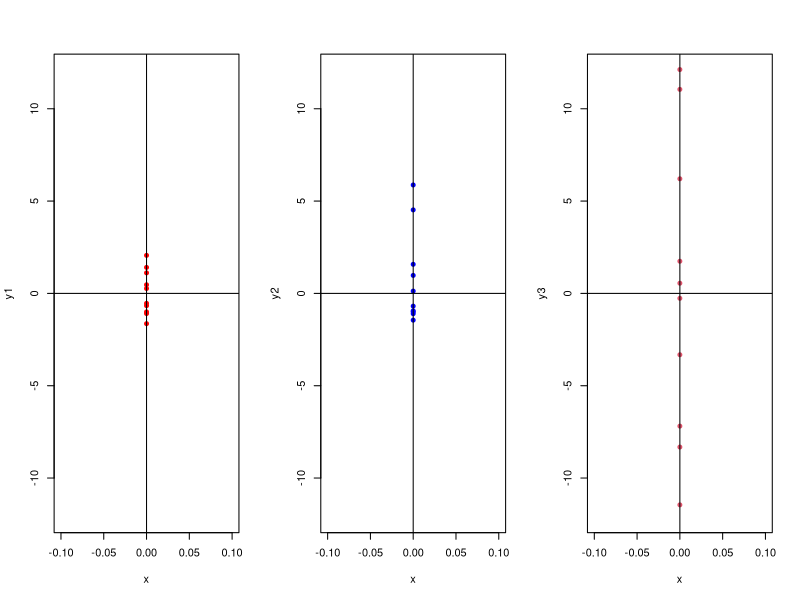
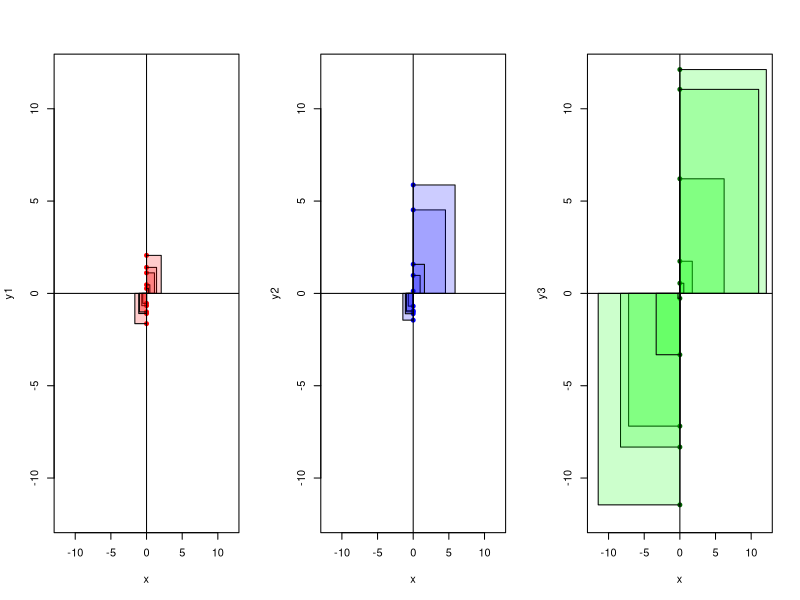
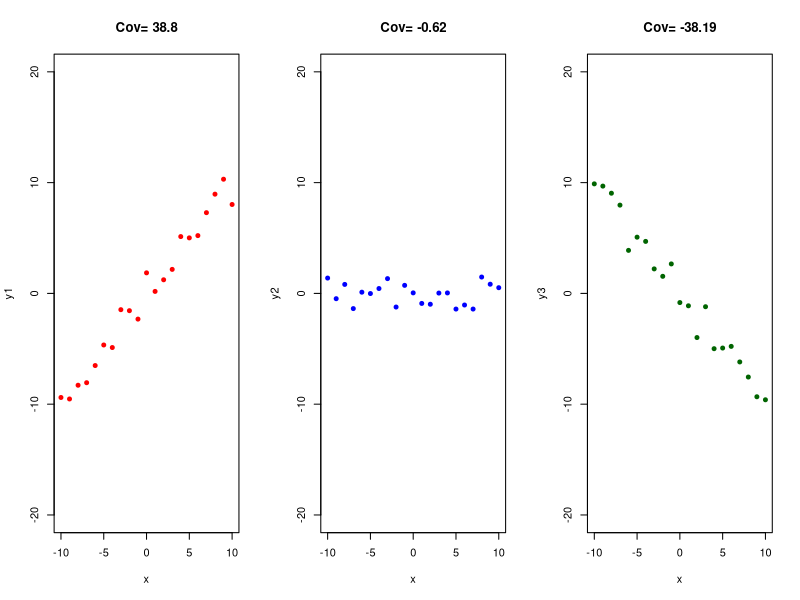
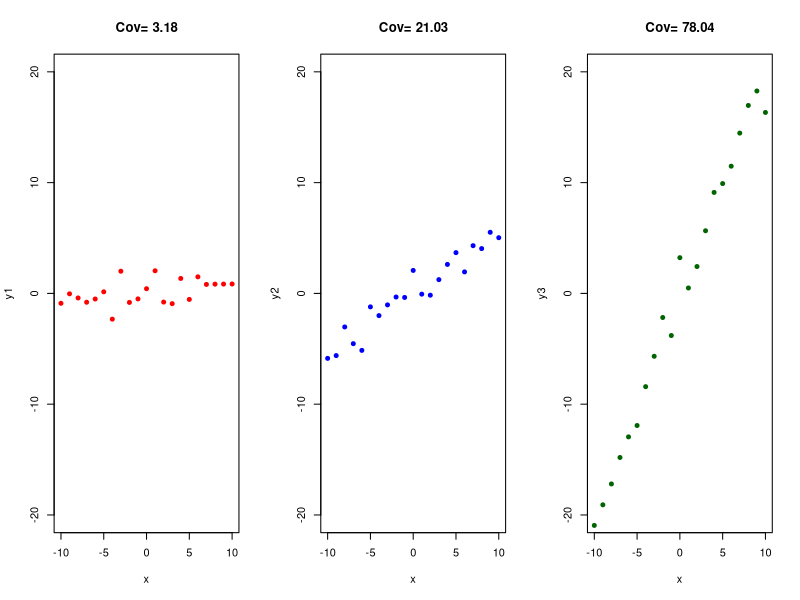

Recreate these plots in R, in order.
rm(list = ls())

# create 3 datasets with different variances- 1, 10, 100
y1<-rnorm(10, mean = 0, sd = sqrt(1))
var(y1)
y2 <- rnorm(10, mean = 0, sd = sqrt(10))
var(y2)
y3<-rnorm(10, mean = 0, sd = sqrt(100))
var(y3)

# create x variable for plotting
x <- rep(0,10)

# plot
par(mfrow = c(1,3))
plot(x, y1, xlim=c(-0.1,0.1), ylim=c(-12,12), pch=19, cex=0.8, col = "red")
abline(v=0)
abline(h=0)
plot(x, y2, xlim=c(-0.1,0.1), ylim=c(-12,12), pch=19, cex=0.8, col="blue")
abline(v=0)
abline(h=0)
plot(x, y3, xlim=c(-0.1,0.1), ylim=c(-12,12), pch=19, cex=0.8,, col= 2)
abline(v=0)
abline(h=0)

# now draw the squares of differences to illustrate
#?polygon()
dev.off()
par(mfrow = c(1,3))
plot(x, y1, xlim=c(-12,12), ylim=c(-12,12) ,pch=19, cex=0.8, col="red")
abline(v=0)
abline(h=0)
for (i in 1: length(y1)) {
    polygon(x=c(0,0,y1[i],y1[i]),y=c(0,y1[i],y1[i],0), col=rgb(1, 0, 0, 0.2))
}

plot(x, y2, xlim=c(-12,12), ylim=c(-12,12), pch=19, cex=0.8, col="blue")
abline(v=0)
abline(h=0)
for (i in 1:length(y2)) {
polygon(x=c(0,0,y2[i],y2[i]),y=c(0,y2[i],y2[i],0), col=rgb(0, 0, 1,0.2))
}
plot(x, y3, xlim=c(-12,12), ylim=c(-12,12), pch=19, cex=0.8,, col="darkgreen"
)
abline(v=0)
abline(h=0)
for (i in 1:length(y3)) {
polygon(x=c(0,0,y3[i],y3[i]),y=c(0,y3[i],y3[i],0), col=rgb(0, 1, 0,0.2))
}


## covariance
dev.off()

rm(list = ls())
par(mfrow = c(1, 3))
x<-c(-10:10)
var(x) ## [1] 38.5

y1<-x*1 + rnorm(21, mean=0, sd=sqrt(1)) # y = mx + b + noise

cov(x, y1) ## [1] 39.42318

plot(x, y1, xlim=c(-10,10), ylim=c(-20, 20), col="red", pch=19, cex=0.8, main
=paste("Cov=",round(cov(x,y1),digits=2)))

y2<-rnorm(21, mean=0, sd=sqrt(1)) # Here, there is no association

cov(x, y2) ## [1] 1.572258

plot(x, y2, xlim=c(-10,10), ylim=c(-20, 20), col="blue", pch=19, cex=0.8,
main=paste("Cov=",round(cov(x,y2),digits=2)))

y3 <- x* (-1) +rnorm(21, mean=0, sd=sqrt(1)) # Here, the association is negative

cov(x, y3) ## [1] -34.6899

plot(x, y3, xlim=c(-10,10), ylim=c(-20, 20), col="darkgreen", pch=19, cex=0.8,
main=paste("Cov=",round(cov(x,y3),digits=2)))

# introducing less variation
rm(list = ls())

par(mfrow = c(1, 3))
x<-c(-10:10)
var(x) ## [1] 38.5

y1<-x*0.1 + rnorm(21, mean=0, sd=sqrt(1)) # here the association is weak but not 0:
cov(x, y1) ## [1] 1.221025
plot(x, y1, xlim=c(-10,10), ylim=c(-20, 20), col="red", pch=19, cex=0.8, 
main=paste("Cov=",round(cov(x,y1),digits=2)))

y2<-x*0.5+ rnorm(21, mean=0, sd=sqrt(1))
cov(x, y2) ## [1] 20.53452
plot(x, y2, xlim=c(-10,10), ylim=c(-20, 20), col="blue", pch=19, cex=0.8,
main=paste("Cov=",round(cov(x,y2),digits=2)))

y3<- x*2 +rnorm(21, mean=0, sd=sqrt(1)) 
cov(x, y3) ## [1] 77.61198
plot(x, y3, xlim=c(-10,10), ylim=c(-20, 20), col="darkgreen", pch=19, cex=0.8,
main=paste("Cov=",round(cov(x,y3),digits=2)))
